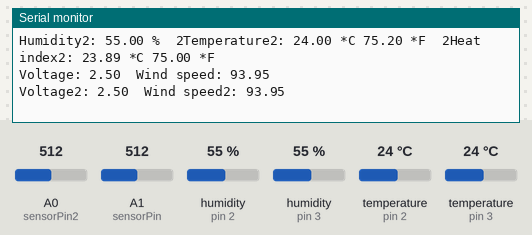
This sketch was run on a simulated Arduino Uno, built with avr-gcc and run on an emulated ATmega328P. Parts: the last lines printed to the serial monitor. The inputs (shaded band) are chosen by the test bench; at power-on: humidity (sensors on pin 2, pin 3) 55 %, A0 (sensorPin2) = 512, A1 (sensorPin) = 512, temperature (sensors on pin 2, pin 3) 24 °C.

Above: at 3.0 s.
3.1 s: humidity (sensor on pin 2) set to 22 %
At 4.57 s:
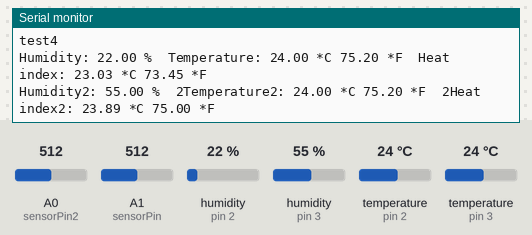
6.0 s: humidity (sensor on pin 3) set to 22 %
At 7.4 s:
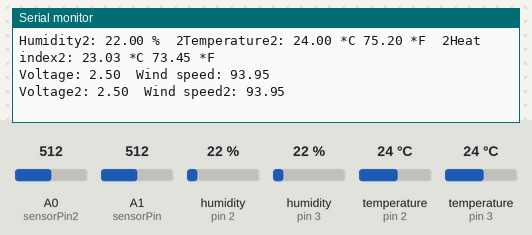
8.9 s: A0 (sensorPin2) set to 716
At 11.6 s:
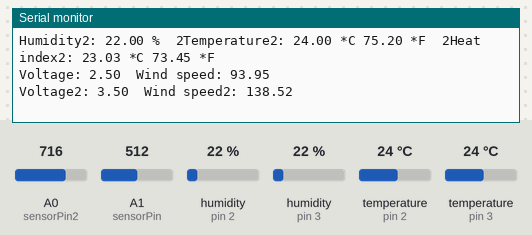
11.8 s: A1 (sensorPin) set to 716
At 14.1 s:
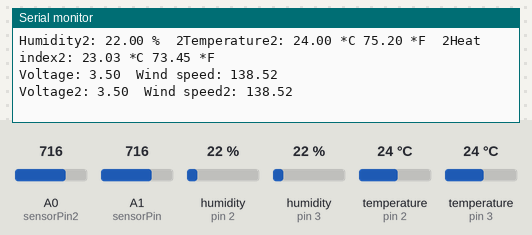
14.7 s: temperature (sensor on pin 2) set to 12 °C
At 15.54 s:
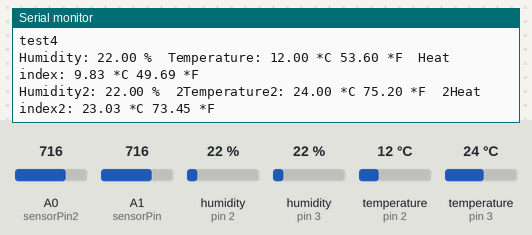
17.6 s: temperature (sensor on pin 3) set to 12 °C
At 20.8 s:
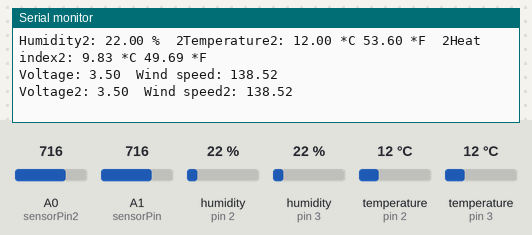
Timing chart, 0 to 21.5 s (numbered marks = the images above; inputs shaded):
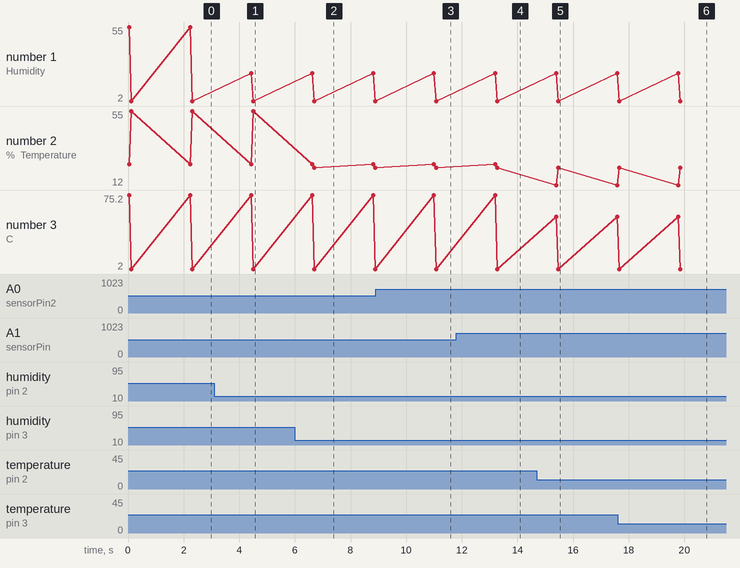

Measured:
- after the input at 3.1 s, the serial monitor: prints a new line after 1.3 s (image 1)
- after the input at 6.0 s, the serial monitor: prints a new line after 0.70 s (image 2)
- after the input at 8.9 s, the serial monitor: prints a new line after 2.3 s (image 3)
- after the input at 11.8 s, the serial monitor: prints a new line after 1.6 s (image 4)
- after the input at 14.7 s, the serial monitor: prints a new line after 0.69 s (image 5)
- after the input at 17.6 s, the serial monitor: prints a new line after 2.3 s (image 6)
- plotted number 2: 22 → 12 after the input at 14.7 s
- plotted number 3: 2 → 53.6 after the input at 14.7 s

The sketch:

anemometer.ino
```cpp
#include "DHT.h"
//#include "DHT_U.h"

//Setup Variables

double x = 0;
double y = 0;
const int sensorPin = A1; //Defines the pin that the anemometer output is connected to
int sensorValue = 0; //Variable stores the value direct from the analog pin
float sensorVoltage = 0; //Variable that stores the voltage (in Volts) from the anemometer being sent to the analog pin
float windSpeed = 0; // Wind speed in meters per second (m/s)

double x2 = 0;
double y2 = 0;
const int sensorPin2 = A0; //Defines the pin that the anemometer output is connected to
int sensorValue2 = 0; //Variable stores the value direct from the analog pin
float sensorVoltage2 = 0; //Variable that stores the voltage (in Volts) from the anemometer being sent to the analog pin
float windSpeed2 = 0; // Wind speed in meters per second (m/s)

float voltageConversionConstant = .004882814; //This constant maps the value provided from the analog read function, which ranges from 0 to 1023, to actual voltage, which ranges from 0V to 5V
int sensorDelay = 2000; //Delay between sensor readings, measured in milliseconds (ms)

//Anemometer Technical Variables
//The following variables correspond to the anemometer sold by Adafruit, but could be modified to fit other anemometers.

float voltageMin = .4; // Mininum output voltage from anemometer in mV.
float windSpeedMin = 0; // Wind speed in meters/sec corresponding to minimum voltage

float voltageMax = 2.0; // Maximum output voltage from anemometer in mV.
float windSpeedMax = 32; // Wind speed in meters/sec corresponding to maximum voltage

#define DHTPIN 2     // what digital pin we're connected to
#define DHTPIN2 3     // what digital pin we're connected to

// Uncomment whatever type you're using!
//#define DHTTYPE DHT11   // DHT 11
#define DHTTYPE DHT22   // DHT 22  (AM2302), AM2321
//#define DHTTYPE DHT21   // DHT 21 (AM2301)

// Connect pin 1 (on the left) of the sensor to +5V
// NOTE: If using a board with 3.3V logic like an Arduino Due connect pin 1
// to 3.3V instead of 5V!
// Connect pin 2 of the sensor to whatever your DHTPIN is
// Connect pin 4 (on the right) of the sensor to GROUND
// Connect a 10K resistor from pin 2 (data) to pin 1 (power) of the sensor

// Initialize DHT sensor.
// Note that older versions of this library took an optional third parameter to
// tweak the timings for faster processors.  This parameter is no longer needed
// as the current DHT reading algorithm adjusts itself to work on faster procs.
DHT dht(DHTPIN, DHTTYPE);
DHT dht2(DHTPIN2, DHTTYPE);

void setup()
{

  Serial.begin(9600);  //Start the serial connection
  Serial.println("DHTxx test!");

  dht.begin();
  dht2.begin();

  Serial.println("DHTxx test 2!");

}

//Anemometer calculations

void loop()
{

  // Wait a few seconds between measurements.


  // Reading temperature or humidity takes about 250 milliseconds!
  // Sensor readings may also be up to 2 seconds 'old' (its a very slow sensor)
  float h = dht.readHumidity();
  // Read temperature as Celsius (the default)
  float t = dht.readTemperature();
  // Read temperature as Fahrenheit (isFahrenheit = true)
  float f = dht.readTemperature(true);


  // Check if any reads failed and exit early (to try again).
  if (isnan(h) || isnan(t) || isnan(f)) {
    Serial.println("Failed to read from DHT sensor!");
    return;
    }

  // Reading temperature or humidity takes about 250 milliseconds!
  // Sensor readings may also be up to 2 seconds 'old' (its a very slow sensor)
  float h2 = dht2.readHumidity();
  // Read temperature as Celsius (the default)
  float t2 = dht2.readTemperature();
  // Read temperature as Fahrenheit (isFahrenheit = true)
  float f2 = dht2.readTemperature(true);


  // Check if any reads failed and exit early (to try again).
  if (isnan(h2) || isnan(t2) || isnan(f2)) {
    Serial.println("Failed to read from DHT sensor!");
    return;
  }
sensorValue = analogRead(sensorPin); //Get a value between 0 and 1023 from the analog pin connected to the anemometer

sensorValue2 = analogRead(sensorPin2); //Get a value between 0 and 1023 from the analog pin connected to the anemometer

sensorVoltage = sensorValue * voltageConversionConstant; //Convert sensor value to actual voltage

sensorVoltage2 = sensorValue2 * voltageConversionConstant; //Convert sensor value to actual voltage

  Serial.println("test4");
//Convert voltage value to wind speed using range of max and min voltages and wind speed for the anemometer
if (sensorVoltage <= voltageMin){ windSpeed = 0; //Check if voltage is below minimum value. If so, set wind speed to zero.

}else { windSpeed = ((sensorVoltage - voltageMin)*windSpeedMax/(voltageMax - voltageMin)*2.23694);}

if (sensorVoltage2 <= voltageMin){ windSpeed2 = 0; //Check if voltage is below minimum value. If so, set wind speed to zero.

}else { windSpeed2 = ((sensorVoltage2 - voltageMin)*windSpeedMax/(voltageMax - voltageMin)*2.23694);}

//Max wind speed calculation

x = windSpeed; if (x >= y){
 y = x;
}else {
  y = y;
}

x2 = windSpeed2; if (x2 >= y2){
 y2 = x2;
}else {
  y2 = y2;
}

  // Compute heat index in Fahrenheit (the default)
  float hif = dht.computeHeatIndex(f, h);
  // Compute heat index in Celsius (isFahreheit = false)
  float hic = dht.computeHeatIndex(t, h, false);

  Serial.print("Humidity: ");
  Serial.print(h);
  Serial.print(" %\t");
  Serial.print("Temperature: ");
  Serial.print(t);
  Serial.print(" *C ");
  Serial.print(f);
  Serial.print(" *F\t");
  Serial.print("Heat index: ");
  Serial.print(hic);
  Serial.print(" *C ");
  Serial.print(hif);
  Serial.println(" *F");

  // Compute heat index in Fahrenheit (the default)
  float hif2 = dht2.computeHeatIndex(f2, h2);
  // Compute heat index in Celsius (isFahreheit = false)
  float hic2 = dht2.computeHeatIndex(t2, h2, false);

  Serial.print("Humidity2: ");
  Serial.print(h2);
  Serial.print(" %\t2");
  Serial.print("Temperature2: ");
  Serial.print(t2);
  Serial.print(" *C ");
  Serial.print(f2);
  Serial.print(" *F\t2");
  Serial.print("Heat index2: ");
  Serial.print(hic2);
  Serial.print(" *C ");
  Serial.print(hif2);
  Serial.println(" *F");

//Print voltage and windspeed to serial

  Serial.print("Voltage: ");
  Serial.print(sensorVoltage);
  Serial.print("\t");
  Serial.print("Wind speed: ");
  Serial.println(windSpeed);

  Serial.print("Voltage2: ");
  Serial.print(sensorVoltage2);
  Serial.print("\t");
  Serial.print("Wind speed2: ");
  Serial.println(windSpeed2);

 delay(sensorDelay);
 }
```
